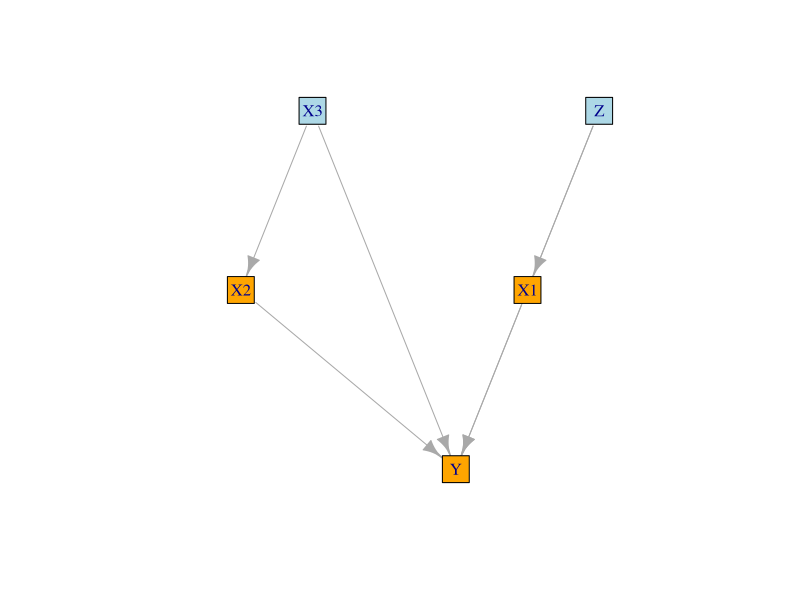
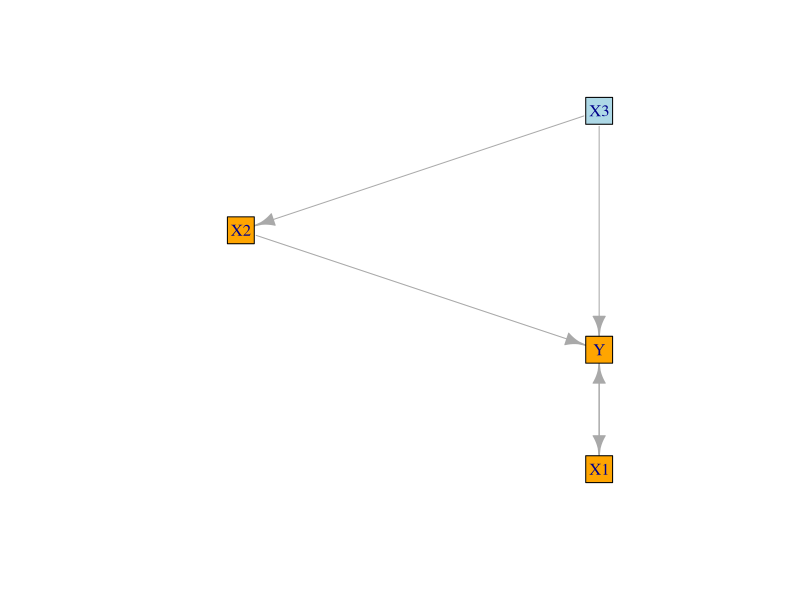

Source code (R) for these figures, in order:
## ---- chunk 1
knitr::opts_chunk$set(echo = TRUE, warning = FALSE, message = FALSE, error = FALSE)
## ---- chunk 2
library(lava)

m <- lvm()
regression(m) <- Y ~ X1 + X2 + X3 + Z
regression(m) <- X1 ~ Z
regression(m) <- X2 ~ X3


#l <-  matrix(c(1, 0,  0, 0, 1, 1, 0, 1, 2, 0), 5, 2)
#plot(m, layout = l, plot.engine = "igraph", main = "True DAG for numData, catData,  \n mixData and catData_mcar")
plot(m)
## ---- chunk 3
m2 <- lvm()
regression(m2) <- Y ~ X1 + X2 + X3 
regression(m2) <- X2 ~ X3
covariance(m2) <- Y ~ X1

plot(m2)
